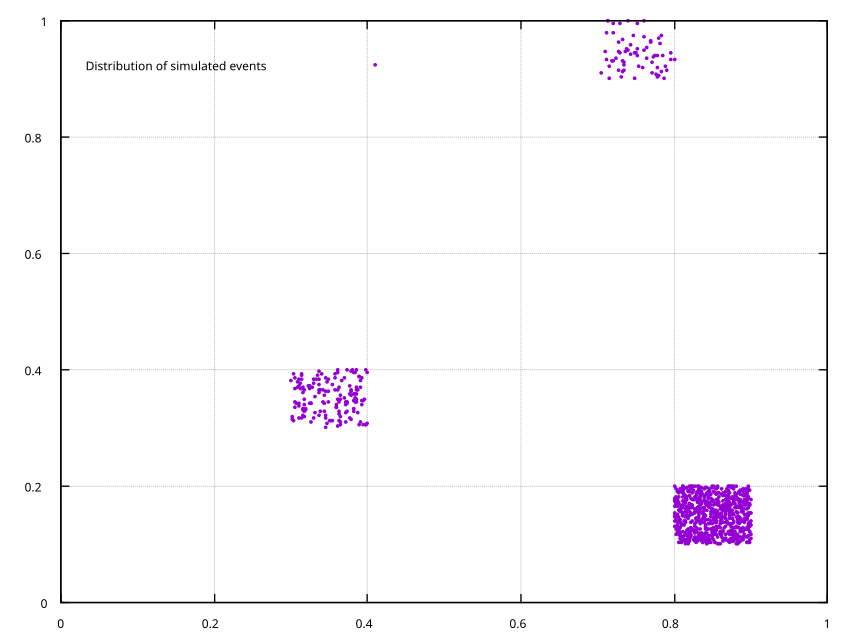

Write the gnuplot code that produced this figure.
#!/usr/bin/gnuplot

set term qt persist
set xrange [0:1]
set yrange [0:1]
set grid
plot 'examples/2Dhistogram.dat' using 1:2 title 'Distribution of simulated events' at .4, .9 with points pointtype 7 pointsize .3
